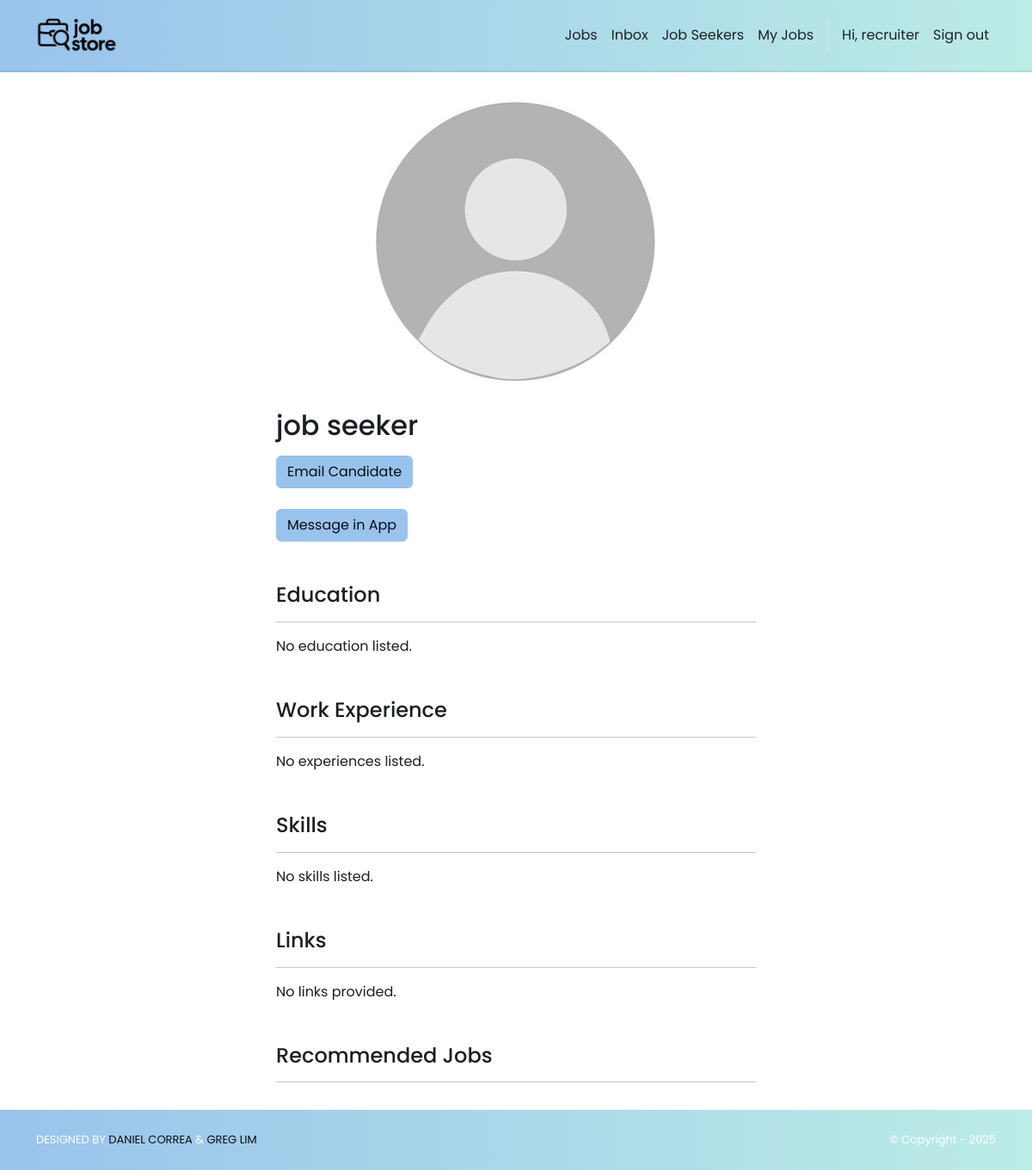
The app's page /jobSeekers/8/ (signed in), older data.
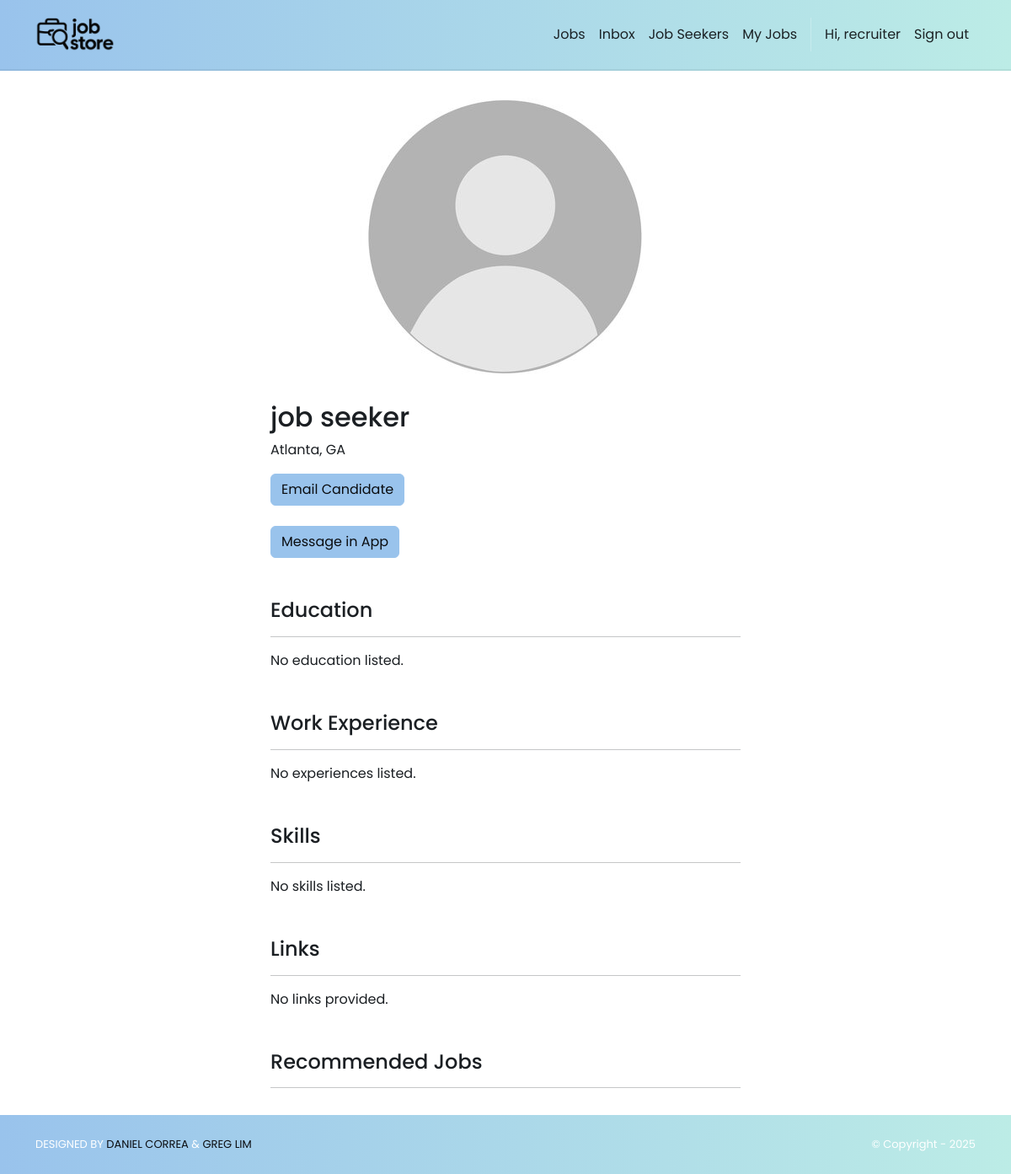
The same page, newer data.
### jobSeekers/models.py (models this page shows, shortened)
class JobSeeker(models.Model):
    user = models.OneToOneField(
        settings.AUTH_USER_MODEL, on_delete=models.CASCADE, related_name="jobseeker_profile"
    )
    firstName = models.CharField("First Name", max_length=255)
    lastName  = models.CharField("Last Name", max_length=255)
    location  = models.CharField("Location", max_length=255, blank=True)
    image     = models.ImageField("Profile Image", upload_to='jobSeeker_images/', null=True, blank=True)
    years_experience = models.PositiveIntegerField(null=True, blank=True)
    open_to_work = models.BooleanField(default=True)
    desired_salary_min = models.PositiveIntegerField(null=True, blank=True)
    desired_salary_max = models.PositiveIntegerField(null=True, blank=True)
    education = models.ForeignKey("Institution", on_delete=models.PROTECT, related_name="jobSeeker", null=True, blank=True)
    degree    = models.CharField(max_length=255, blank=True)
    startYear = models.IntegerField("Start Year", null=True, blank=True)
    endYear   = models.IntegerField("End Year", null=True, blank=True)
    headline   = models.TextField(blank=True)
    experience = models.ManyToManyField("Experience", related_name="jobSeeker", blank=True)
    skills     = models.ManyToManyField("Skill", related_name="jobSeeker", blank=True)
    links      = models.ManyToManyField("Link", related_name="jobSeeker", blank=True)
    hide_image = models.BooleanField(default=False)
    hide_headline = models.BooleanField(default=False)
    hide_profile = models.BooleanField(default=False)
    hide_location = models.BooleanField(default=False)

### jobSeekers/views.py (the view)
# urls.py: path("<int:id>/", views.show, name="jobSeekers.show"),
@login_required
@recruiter_required
def show(request, id):
    jobSeeker = get_object_or_404(JobSeeker, id=id)
    template_data = {
        "jobSeeker": jobSeeker,
        "name": f"{jobSeeker.firstName} {jobSeeker.lastName}",
        "experiences": jobSeeker.experience.all(),  # ManyToMany forward relation
        "skills": jobSeeker.skills.all(),
        "links": jobSeeker.links.all(),
        "hide_profile": jobSeeker.hide_profile,
    }
    return render(request, "jobSeekers/show.html", {"template_data": template_data})

### accounts/models.py (called while the page is built)
    @property
    def is_recruiter(self) -> bool:
        return self.role == self.Roles.RECRUITER

    @property
    def is_jobseeker(self) -> bool:
        return self.role == self.Roles.JOB_SEEKER

### jobStore/context_processors.py (called while the page is built)
def static_revisions(request):
    base = Path(settings.BASE_DIR)
    logo_path = base / 'jobStore' / 'static' / 'img' / 'logo.png'
    try:
        rev_logo = str(int(os.path.getmtime(logo_path)))
    except Exception:
        rev_logo = '1'
    css_path = base / 'jobStore' / 'static' / 'css' / 'style.css'
    try:
        rev_css = str(int(os.path.getmtime(css_path)))
    except Exception:
        rev_css = '1'
    return {
        'STATIC_REV_LOGO': rev_logo,
        'STATIC_REV_CSS': rev_css,
    }

### jobSeekers/templates/jobSeekers/show.html (shortened to what this page needs)
{% extends 'base.html' %}
{% block content %}
{% load static %}
<div class="p-3">
  <div class="container">
    <div class="col-md-6 mx-auto mb-3">
      <div class="mb-3 text-center">
        {% load static %}
        {% if template_data.jobSeeker.image and not template_data.jobSeeker.hide_image %}
          <img src="{{ template_data.jobSeeker.image.url }}" class="d-block mx-auto" style="width:300px;height:300px;border-radius:50%;object-fit:cover;object-position:center;" alt="{{ template_data.name }}">
        {% else %}
          <img src="{% static 'img/default_profile.jpg' %}" class="avatar-big d-block mx-auto" alt="No profile image">
        {% endif %}
      </div>
      <h2>{{ template_data.name }}</h2>
      {% if not template_data.jobSeeker.hide_location %}
        <p>{{ template_data.jobSeeker.location }}</p>
      {% endif %}
      {% if user.is_authenticated %}
        {% if user.is_recruiter or user.is_staff %}
          <div class="mt-2 mb-4">
            <a href="{% url 'jobSeekers.email_candidate' template_data.jobSeeker.id %}" class="btn btn-primary">
              Email Candidate
            </a>
          </div>
          <div class="mt-2 mb-4">
            <a href="{% url 'conversation' template_data.jobSeeker.user.username %}" class="btn btn-primary">
              Message in App
            </a>
          </div>
        {% endif %}
      {% endif %}
      <h4 class="mt-5">Education</h4>
      <hr />
      {% if template_data.jobSeeker.education.name %}
        <div class="fw-light">
          {{ template_data.jobSeeker.education.name }} | {{ template_data.jobSeeker.education.location }}
        </div>
        <div class="text-body-secondary">
          {% if template_data.jobSeeker.endYear == None %}
            Since {{ template_data.jobSeeker.startYear }}
          {% else %}
            {{ template_data.jobSeeker.startYear }} - {{ template_data.jobSeeker.endYear }}
          {% endif %}
        </div>
      {% else %}
        No education listed.
      {% endif %}
      <h4 class="mt-5">Work Experience</h4>
      <hr />
      {% for experience in template_data.experiences %}
        <div class="col-md-8 col-12 mb-5">
          <div class="fw-semibold lh-sm fs-5 text-truncate" style="max-width: 500px;">
            {{ experience.name }} | {% if not template_data.jobSeeker.hide_location %} {{ experience.location }} {% endif %}
          </div>
          <div class="text-body-secondary my-1 lh-sm mb-3">
            {% if experience.endDate == "" %}
              Since {{ experience.startDate }}
            {% else %}
              {{ experience.startDate }} - {{ experience.endDate }}
            {% endif %}
          </div>
          <div class="my-1 lh-sm mb-3">
            {{ experience.description }}
          </div>
        </div>
      {% empty %}
        <p>No experiences listed.</p>
      {% endfor %}
      <h4 class="mt-5">Skills</h4>
      <hr />
      {% for skill in template_data.skills %}
        <div class="col-md-8 col-12 mb-2">
          <span class="badge bg-secondary">{{ skill.name }}</span>
        </div>
      {% empty %}
        <p>No skills listed.</p>
      {% endfor %}
      <h4 class="mt-5">Links</h4>
      <hr />
      {% for link in template_data.links %}
        <div class="col-md-8 col-12 mb-2">
          <a href="{{ link.url }}" target="_blank">{{ link.url }}</a>
        </div>
      {% empty %}
        <p>No links provided.</p>
      {% endfor %}
      <h4 class="mt-5">Recommended Jobs</h4>
      <hr />
    </div>
  </div>
</div>
{% endblock %}

Row changes from the older to the newer data that the page shows:
now on this page (row edited): JobSeeker: jobSeeker.location "Atlanta, GA"
